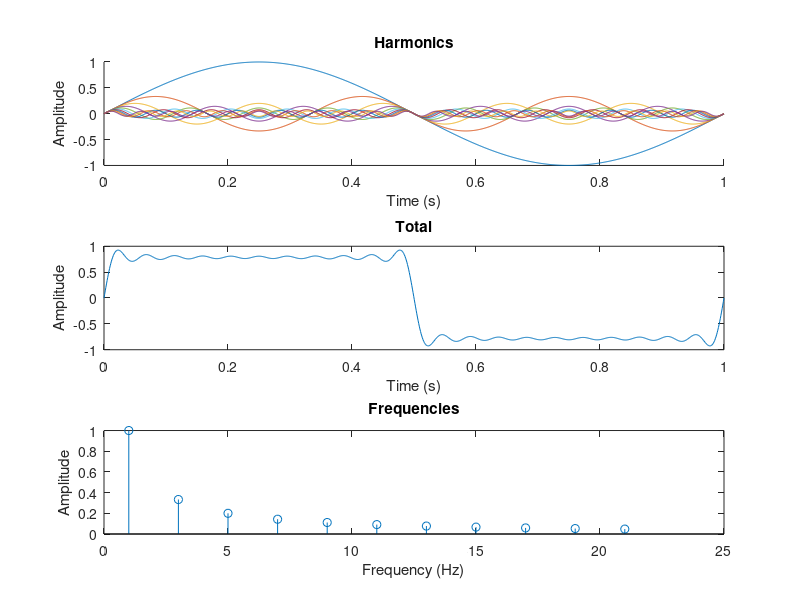

Recreate this plot in MATLAB.
clear variables
clc


t = linspace(0,1,1000);
a = 1;
subplot(3,1,1)
hold on
C = 0;
c = 0;
for f = 1:2:21
A = (a/f)*sin(2*pi*f*t);
C = C+A;
c = c+1;
M(c) = max(A);
plot(t,A)
end
subplot(3,1,1)
title("Harmonics")
xlabel("Time (s)")
ylabel("Amplitude")
subplot(3,1,2)
plot(t,C)
title("Total")
xlabel("Time (s)")
ylabel("Amplitude")
subplot(3,1,3)
f = 1:2:21;
stem(f,M)
title("Frequencies")
xlabel("Frequency (Hz)")
ylabel("Amplitude")